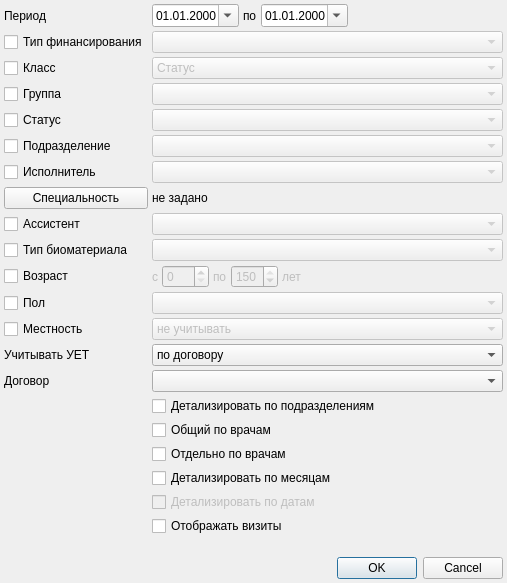
<?xml version="1.0" encoding="UTF-8"?>
<ui version="4.0">
 <class>SetupReportMonthActionsDialog</class>
 <widget class="QDialog" name="SetupReportMonthActionsDialog">
  <property name="geometry">
   <rect>
    <x>0</x>
    <y>0</y>
    <width>507</width>
    <height>583</height>
   </rect>
  </property>
  <property name="windowTitle">
   <string>Dialog</string>
  </property>
  <layout class="QGridLayout" name="gridLayout">
   <property name="margin">
    <number>4</number>
   </property>
   <property name="spacing">
    <number>4</number>
   </property>
   <item row="11" column="1" colspan="4">
    <widget class="QFrame" name="frmAge">
     <property name="enabled">
      <bool>false</bool>
     </property>
     <property name="frameShape">
      <enum>QFrame::NoFrame</enum>
     </property>
     <property name="frameShadow">
      <enum>QFrame::Raised</enum>
     </property>
     <layout class="QHBoxLayout">
      <property name="spacing">
       <number>4</number>
      </property>
      <property name="margin">
       <number>0</number>
      </property>
      <item>
       <widget class="QLabel" name="lblAge">
        <property name="sizePolicy">
         <sizepolicy hsizetype="Maximum" vsizetype="Preferred">
          <horstretch>0</horstretch>
          <verstretch>0</verstretch>
         </sizepolicy>
        </property>
        <property name="text">
         <string>с</string>
        </property>
        <property name="buddy">
         <cstring>edtAgeFrom</cstring>
        </property>
       </widget>
      </item>
      <item>
       <widget class="QSpinBox" name="edtAgeFrom">
        <property name="sizePolicy">
         <sizepolicy hsizetype="Maximum" vsizetype="Fixed">
          <horstretch>0</horstretch>
          <verstretch>0</verstretch>
         </sizepolicy>
        </property>
        <property name="maximum">
         <number>150</number>
        </property>
       </widget>
      </item>
      <item>
       <widget class="QLabel" name="lblAgeTo">
        <property name="sizePolicy">
         <sizepolicy hsizetype="Maximum" vsizetype="Preferred">
          <horstretch>0</horstretch>
          <verstretch>0</verstretch>
         </sizepolicy>
        </property>
        <property name="text">
         <string>по</string>
        </property>
        <property name="buddy">
         <cstring>edtAgeTo</cstring>
        </property>
       </widget>
      </item>
      <item>
       <widget class="QSpinBox" name="edtAgeTo">
        <property name="sizePolicy">
         <sizepolicy hsizetype="Maximum" vsizetype="Fixed">
          <horstretch>0</horstretch>
          <verstretch>0</verstretch>
         </sizepolicy>
        </property>
        <property name="maximum">
         <number>150</number>
        </property>
        <property name="value">
         <number>150</number>
        </property>
       </widget>
      </item>
      <item>
       <widget class="QLabel" name="lblAgeYears">
        <property name="sizePolicy">
         <sizepolicy hsizetype="Maximum" vsizetype="Preferred">
          <horstretch>0</horstretch>
          <verstretch>0</verstretch>
         </sizepolicy>
        </property>
        <property name="text">
         <string>лет</string>
        </property>
        <property name="buddy">
         <cstring>edtAgeTo</cstring>
        </property>
       </widget>
      </item>
      <item>
       <spacer name="horizontalSpacer">
        <property name="orientation">
         <enum>Qt::Horizontal</enum>
        </property>
        <property name="sizeHint" stdset="0">
         <size>
          <width>40</width>
          <height>20</height>
         </size>
        </property>
       </spacer>
      </item>
     </layout>
    </widget>
   </item>
   <item row="23" column="0" colspan="5">
    <widget class="QDialogButtonBox" name="buttonBox">
     <property name="orientation">
      <enum>Qt::Horizontal</enum>
     </property>
     <property name="standardButtons">
      <set>QDialogButtonBox::Cancel|QDialogButtonBox::Ok</set>
     </property>
    </widget>
   </item>
   <item row="16" column="1" colspan="4">
    <widget class="QCheckBox" name="chkPersonOSDetail">
     <property name="text">
      <string>Детализировать по подразделениям</string>
     </property>
    </widget>
   </item>
   <item row="12" column="1" colspan="4">
    <widget class="QComboBox" name="cmbSex">
     <property name="enabled">
      <bool>false</bool>
     </property>
     <property name="sizePolicy">
      <sizepolicy hsizetype="Preferred" vsizetype="Fixed">
       <horstretch>0</horstretch>
       <verstretch>0</verstretch>
      </sizepolicy>
     </property>
     <item>
      <property name="text">
       <string/>
      </property>
     </item>
     <item>
      <property name="text">
       <string>Мужской</string>
      </property>
     </item>
     <item>
      <property name="text">
       <string>Женский</string>
      </property>
     </item>
    </widget>
   </item>
   <item row="13" column="0">
    <widget class="QCheckBox" name="chkLocality">
     <property name="text">
      <string>Местность</string>
     </property>
    </widget>
   </item>
   <item row="12" column="0">
    <widget class="QCheckBox" name="chkSex">
     <property name="text">
      <string>Пол</string>
     </property>
    </widget>
   </item>
   <item row="11" column="0">
    <widget class="QCheckBox" name="chkAge">
     <property name="text">
      <string>Возраст </string>
     </property>
    </widget>
   </item>
   <item row="13" column="1" colspan="4">
    <widget class="QComboBox" name="cmbLocality">
     <property name="enabled">
      <bool>false</bool>
     </property>
     <item>
      <property name="text">
       <string>не учитывать</string>
      </property>
     </item>
     <item>
      <property name="text">
       <string>городские</string>
      </property>
     </item>
     <item>
      <property name="text">
       <string>сельские</string>
      </property>
     </item>
    </widget>
   </item>
   <item row="21" column="1" colspan="4">
    <widget class="QCheckBox" name="chkShowVisits">
     <property name="text">
      <string>Отображать визиты</string>
     </property>
    </widget>
   </item>
   <item row="14" column="1" colspan="4">
    <widget class="QComboBox" name="cmbUET">
     <property name="enabled">
      <bool>true</bool>
     </property>
     <item>
      <property name="text">
       <string>по договору</string>
      </property>
     </item>
     <item>
      <property name="text">
       <string>по нормативу</string>
      </property>
     </item>
    </widget>
   </item>
   <item row="14" column="0">
    <widget class="QLabel" name="lblUET">
     <property name="sizePolicy">
      <sizepolicy hsizetype="Maximum" vsizetype="Preferred">
       <horstretch>0</horstretch>
       <verstretch>0</verstretch>
      </sizepolicy>
     </property>
     <property name="text">
      <string>Учитывать УЕТ</string>
     </property>
    </widget>
   </item>
   <item row="22" column="0" colspan="5">
    <spacer name="verticalSpacer">
     <property name="orientation">
      <enum>Qt::Vertical</enum>
     </property>
     <property name="sizeHint" stdset="0">
      <size>
       <width>20</width>
       <height>40</height>
      </size>
     </property>
    </spacer>
   </item>
   <item row="17" column="1" colspan="4">
    <widget class="QCheckBox" name="chkPersonOverall">
     <property name="text">
      <string>Общий по врачам</string>
     </property>
    </widget>
   </item>
   <item row="18" column="1" colspan="4">
    <widget class="QCheckBox" name="chkPersonDetail">
     <property name="text">
      <string>Отдельно по врачам</string>
     </property>
    </widget>
   </item>
   <item row="19" column="1" colspan="4">
    <widget class="QCheckBox" name="chkPersonMonthDetail">
     <property name="text">
      <string>Детализировать по месяцам</string>
     </property>
    </widget>
   </item>
   <item row="20" column="1" colspan="4">
    <widget class="QCheckBox" name="chkPersonDateDetail">
     <property name="enabled">
      <bool>false</bool>
     </property>
     <property name="text">
      <string>Детализировать по датам</string>
     </property>
    </widget>
   </item>
   <item row="8" column="1" colspan="4">
    <widget class="CPersonComboBoxEx" name="cmbAssistant">
     <property name="enabled">
      <bool>false</bool>
     </property>
    </widget>
   </item>
   <item row="8" column="0">
    <widget class="QCheckBox" name="chkAssistant">
     <property name="sizePolicy">
      <sizepolicy hsizetype="Maximum" vsizetype="Fixed">
       <horstretch>0</horstretch>
       <verstretch>0</verstretch>
      </sizepolicy>
     </property>
     <property name="text">
      <string>Ассистент</string>
     </property>
    </widget>
   </item>
   <item row="2" column="1" colspan="4">
    <widget class="QComboBox" name="cmbClass">
     <property name="enabled">
      <bool>false</bool>
     </property>
     <item>
      <property name="text">
       <string>Статус</string>
      </property>
     </item>
     <item>
      <property name="text">
       <string>Диагностика</string>
      </property>
     </item>
     <item>
      <property name="text">
       <string>Лечение</string>
      </property>
     </item>
     <item>
      <property name="text">
       <string>Прочие мероприятия</string>
      </property>
     </item>
     <item>
      <property name="text">
       <string>Назначено</string>
      </property>
     </item>
    </widget>
   </item>
   <item row="4" column="0">
    <widget class="QCheckBox" name="chkStatus">
     <property name="sizePolicy">
      <sizepolicy hsizetype="Maximum" vsizetype="Fixed">
       <horstretch>0</horstretch>
       <verstretch>0</verstretch>
      </sizepolicy>
     </property>
     <property name="text">
      <string>Статус</string>
     </property>
    </widget>
   </item>
   <item row="2" column="0">
    <widget class="QCheckBox" name="chkClass">
     <property name="sizePolicy">
      <sizepolicy hsizetype="Maximum" vsizetype="Fixed">
       <horstretch>0</horstretch>
       <verstretch>0</verstretch>
      </sizepolicy>
     </property>
     <property name="text">
      <string>Класс</string>
     </property>
    </widget>
   </item>
   <item row="3" column="1" colspan="4">
    <widget class="CActionTypeComboBox" name="cmbActionTypeGroup">
     <property name="enabled">
      <bool>false</bool>
     </property>
    </widget>
   </item>
   <item row="3" column="0">
    <widget class="QCheckBox" name="chkActionTypeGroup">
     <property name="sizePolicy">
      <sizepolicy hsizetype="Maximum" vsizetype="Fixed">
       <horstretch>0</horstretch>
       <verstretch>0</verstretch>
      </sizepolicy>
     </property>
     <property name="text">
      <string>Группа</string>
     </property>
    </widget>
   </item>
   <item row="4" column="1" colspan="4">
    <widget class="CActionStatusComboBox" name="cmbStatus">
     <property name="enabled">
      <bool>false</bool>
     </property>
    </widget>
   </item>
   <item row="1" column="0">
    <widget class="QCheckBox" name="chkFinance">
     <property name="sizePolicy">
      <sizepolicy hsizetype="Maximum" vsizetype="Fixed">
       <horstretch>0</horstretch>
       <verstretch>0</verstretch>
      </sizepolicy>
     </property>
     <property name="text">
      <string>Тип финансирования</string>
     </property>
    </widget>
   </item>
   <item row="0" column="1">
    <widget class="CDateEdit" name="edtBegDate">
     <property name="displayFormat">
      <string>dd.MM.yyyy</string>
     </property>
     <property name="calendarPopup">
      <bool>true</bool>
     </property>
    </widget>
   </item>
   <item row="0" column="2">
    <widget class="QLabel" name="label">
     <property name="text">
      <string>по</string>
     </property>
    </widget>
   </item>
   <item row="0" column="4">
    <spacer name="horizontalSpacer_2">
     <property name="orientation">
      <enum>Qt::Horizontal</enum>
     </property>
     <property name="sizeHint" stdset="0">
      <size>
       <width>40</width>
       <height>20</height>
      </size>
     </property>
    </spacer>
   </item>
   <item row="1" column="1" colspan="4">
    <widget class="CRBComboBox" name="cmbFinance">
     <property name="enabled">
      <bool>false</bool>
     </property>
    </widget>
   </item>
   <item row="0" column="0">
    <widget class="QLabel" name="lblDate">
     <property name="sizePolicy">
      <sizepolicy hsizetype="Maximum" vsizetype="Preferred">
       <horstretch>0</horstretch>
       <verstretch>0</verstretch>
      </sizepolicy>
     </property>
     <property name="text">
      <string>Период</string>
     </property>
    </widget>
   </item>
   <item row="0" column="3">
    <widget class="CDateEdit" name="edtEndDate">
     <property name="displayFormat">
      <string>dd.MM.yyyy</string>
     </property>
     <property name="calendarPopup">
      <bool>true</bool>
     </property>
    </widget>
   </item>
   <item row="9" column="0">
    <widget class="QCheckBox" name="chkTissueType">
     <property name="text">
      <string>Тип биоматериала</string>
     </property>
    </widget>
   </item>
   <item row="7" column="0">
    <widget class="QPushButton" name="btnSpecialityList">
     <property name="text">
      <string>Специальность</string>
     </property>
    </widget>
   </item>
   <item row="6" column="0">
    <widget class="QCheckBox" name="chkPerson">
     <property name="sizePolicy">
      <sizepolicy hsizetype="Maximum" vsizetype="Fixed">
       <horstretch>0</horstretch>
       <verstretch>0</verstretch>
      </sizepolicy>
     </property>
     <property name="text">
      <string>Исполнитель</string>
     </property>
    </widget>
   </item>
   <item row="7" column="1" colspan="4">
    <widget class="QLabel" name="lblSpecialityList">
     <property name="text">
      <string>не задано</string>
     </property>
     <property name="wordWrap">
      <bool>true</bool>
     </property>
    </widget>
   </item>
   <item row="5" column="1" colspan="4">
    <widget class="COrgStructureComboBox" name="cmbOrgStructure">
     <property name="enabled">
      <bool>false</bool>
     </property>
    </widget>
   </item>
   <item row="5" column="0">
    <widget class="QCheckBox" name="chkOrgStructure">
     <property name="sizePolicy">
      <sizepolicy hsizetype="Maximum" vsizetype="Fixed">
       <horstretch>0</horstretch>
       <verstretch>0</verstretch>
      </sizepolicy>
     </property>
     <property name="text">
      <string>Подразделение</string>
     </property>
    </widget>
   </item>
   <item row="6" column="1" colspan="4">
    <widget class="CPersonComboBoxEx" name="cmbPerson">
     <property name="enabled">
      <bool>false</bool>
     </property>
    </widget>
   </item>
   <item row="9" column="1" colspan="4">
    <widget class="CRBComboBox" name="cmbTissueType">
     <property name="enabled">
      <bool>false</bool>
     </property>
    </widget>
   </item>
   <item row="15" column="1" colspan="4">
    <widget class="CARMSContractTreeFindComboBox" name="cmbContract"/>
   </item>
   <item row="15" column="0">
    <widget class="QLabel" name="lblContract">
     <property name="text">
      <string>Договор</string>
     </property>
    </widget>
   </item>
  </layout>
 </widget>
 <customwidgets>
  <customwidget>
   <class>COrgStructureComboBox</class>
   <extends>QComboBox</extends>
   <header>Orgs/OrgStructComboBoxes.h</header>
  </customwidget>
  <customwidget>
   <class>CRBComboBox</class>
   <extends>QComboBox</extends>
   <header>library/crbcombobox.h</header>
  </customwidget>
  <customwidget>
   <class>CDateEdit</class>
   <extends>QDateEdit</extends>
   <header>library/DateEdit.h</header>
  </customwidget>
  <customwidget>
   <class>CPersonComboBoxEx</class>
   <extends>QComboBox</extends>
   <header>Orgs/PersonComboBoxEx.h</header>
  </customwidget>
  <customwidget>
   <class>CActionTypeComboBox</class>
   <extends>QComboBox</extends>
   <header>Events/ActionTypeComboBox.h</header>
  </customwidget>
  <customwidget>
   <class>CActionStatusComboBox</class>
   <extends>QComboBox</extends>
   <header location="global">Events/ActionStatus.h</header>
  </customwidget>
  <customwidget>
   <class>CARMSContractTreeFindComboBox</class>
   <extends>QComboBox</extends>
   <header>Orgs/ContractFindComboBox.h</header>
  </customwidget>
 </customwidgets>
 <tabstops>
  <tabstop>edtBegDate</tabstop>
  <tabstop>edtEndDate</tabstop>
  <tabstop>chkFinance</tabstop>
  <tabstop>cmbFinance</tabstop>
  <tabstop>chkClass</tabstop>
  <tabstop>cmbClass</tabstop>
  <tabstop>chkActionTypeGroup</tabstop>
  <tabstop>cmbActionTypeGroup</tabstop>
  <tabstop>chkStatus</tabstop>
  <tabstop>cmbStatus</tabstop>
  <tabstop>chkOrgStructure</tabstop>
  <tabstop>cmbOrgStructure</tabstop>
  <tabstop>chkPerson</tabstop>
  <tabstop>cmbPerson</tabstop>
  <tabstop>chkAssistant</tabstop>
  <tabstop>cmbAssistant</tabstop>
  <tabstop>chkTissueType</tabstop>
  <tabstop>cmbTissueType</tabstop>
  <tabstop>chkAge</tabstop>
  <tabstop>edtAgeFrom</tabstop>
  <tabstop>edtAgeTo</tabstop>
  <tabstop>chkSex</tabstop>
  <tabstop>cmbSex</tabstop>
  <tabstop>chkLocality</tabstop>
  <tabstop>cmbLocality</tabstop>
  <tabstop>chkPersonOSDetail</tabstop>
  <tabstop>chkPersonOverall</tabstop>
  <tabstop>chkPersonDetail</tabstop>
  <tabstop>chkPersonMonthDetail</tabstop>
  <tabstop>chkPersonDateDetail</tabstop>
  <tabstop>buttonBox</tabstop>
 </tabstops>
 <resources/>
 <connections>
  <connection>
   <sender>buttonBox</sender>
   <signal>accepted()</signal>
   <receiver>SetupReportMonthActionsDialog</receiver>
   <slot>accept()</slot>
   <hints>
    <hint type="sourcelabel">
     <x>373</x>
     <y>483</y>
    </hint>
    <hint type="destinationlabel">
     <x>157</x>
     <y>274</y>
    </hint>
   </hints>
  </connection>
  <connection>
   <sender>buttonBox</sender>
   <signal>rejected()</signal>
   <receiver>SetupReportMonthActionsDialog</receiver>
   <slot>reject()</slot>
   <hints>
    <hint type="sourcelabel">
     <x>373</x>
     <y>483</y>
    </hint>
    <hint type="destinationlabel">
     <x>286</x>
     <y>274</y>
    </hint>
   </hints>
  </connection>
  <connection>
   <sender>chkFinance</sender>
   <signal>toggled(bool)</signal>
   <receiver>cmbFinance</receiver>
   <slot>setEnabled(bool)</slot>
   <hints>
    <hint type="sourcelabel">
     <x>128</x>
     <y>49</y>
    </hint>
    <hint type="destinationlabel">
     <x>185</x>
     <y>48</y>
    </hint>
   </hints>
  </connection>
  <connection>
   <sender>chkClass</sender>
   <signal>toggled(bool)</signal>
   <receiver>cmbClass</receiver>
   <slot>setEnabled(bool)</slot>
   <hints>
    <hint type="sourcelabel">
     <x>57</x>
     <y>74</y>
    </hint>
    <hint type="destinationlabel">
     <x>478</x>
     <y>74</y>
    </hint>
   </hints>
  </connection>
  <connection>
   <sender>chkActionTypeGroup</sender>
   <signal>toggled(bool)</signal>
   <receiver>cmbActionTypeGroup</receiver>
   <slot>setEnabled(bool)</slot>
   <hints>
    <hint type="sourcelabel">
     <x>63</x>
     <y>99</y>
    </hint>
    <hint type="destinationlabel">
     <x>478</x>
     <y>99</y>
    </hint>
   </hints>
  </connection>
  <connection>
   <sender>chkStatus</sender>
   <signal>toggled(bool)</signal>
   <receiver>cmbStatus</receiver>
   <slot>setEnabled(bool)</slot>
   <hints>
    <hint type="sourcelabel">
     <x>64</x>
     <y>124</y>
    </hint>
    <hint type="destinationlabel">
     <x>478</x>
     <y>124</y>
    </hint>
   </hints>
  </connection>
  <connection>
   <sender>chkOrgStructure</sender>
   <signal>toggled(bool)</signal>
   <receiver>cmbOrgStructure</receiver>
   <slot>setEnabled(bool)</slot>
   <hints>
    <hint type="sourcelabel">
     <x>105</x>
     <y>152</y>
    </hint>
    <hint type="destinationlabel">
     <x>478</x>
     <y>149</y>
    </hint>
   </hints>
  </connection>
  <connection>
   <sender>chkPerson</sender>
   <signal>toggled(bool)</signal>
   <receiver>cmbPerson</receiver>
   <slot>setEnabled(bool)</slot>
   <hints>
    <hint type="sourcelabel">
     <x>65</x>
     <y>177</y>
    </hint>
    <hint type="destinationlabel">
     <x>478</x>
     <y>177</y>
    </hint>
   </hints>
  </connection>
  <connection>
   <sender>chkAssistant</sender>
   <signal>toggled(bool)</signal>
   <receiver>cmbAssistant</receiver>
   <slot>setEnabled(bool)</slot>
   <hints>
    <hint type="sourcelabel">
     <x>81</x>
     <y>202</y>
    </hint>
    <hint type="destinationlabel">
     <x>478</x>
     <y>203</y>
    </hint>
   </hints>
  </connection>
  <connection>
   <sender>chkTissueType</sender>
   <signal>toggled(bool)</signal>
   <receiver>cmbTissueType</receiver>
   <slot>setEnabled(bool)</slot>
   <hints>
    <hint type="sourcelabel">
     <x>65</x>
     <y>228</y>
    </hint>
    <hint type="destinationlabel">
     <x>478</x>
     <y>228</y>
    </hint>
   </hints>
  </connection>
  <connection>
   <sender>chkAge</sender>
   <signal>toggled(bool)</signal>
   <receiver>frmAge</receiver>
   <slot>setEnabled(bool)</slot>
   <hints>
    <hint type="sourcelabel">
     <x>78</x>
     <y>253</y>
    </hint>
    <hint type="destinationlabel">
     <x>478</x>
     <y>253</y>
    </hint>
   </hints>
  </connection>
  <connection>
   <sender>chkSex</sender>
   <signal>toggled(bool)</signal>
   <receiver>cmbSex</receiver>
   <slot>setEnabled(bool)</slot>
   <hints>
    <hint type="sourcelabel">
     <x>69</x>
     <y>278</y>
    </hint>
    <hint type="destinationlabel">
     <x>478</x>
     <y>279</y>
    </hint>
   </hints>
  </connection>
  <connection>
   <sender>chkPersonDetail</sender>
   <signal>toggled(bool)</signal>
   <receiver>chkPersonDateDetail</receiver>
   <slot>setEnabled(bool)</slot>
   <hints>
    <hint type="sourcelabel">
     <x>478</x>
     <y>404</y>
    </hint>
    <hint type="destinationlabel">
     <x>478</x>
     <y>445</y>
    </hint>
   </hints>
  </connection>
  <connection>
   <sender>chkLocality</sender>
   <signal>toggled(bool)</signal>
   <receiver>cmbLocality</receiver>
   <slot>setEnabled(bool)</slot>
   <hints>
    <hint type="sourcelabel">
     <x>132</x>
     <y>304</y>
    </hint>
    <hint type="destinationlabel">
     <x>330</x>
     <y>304</y>
    </hint>
   </hints>
  </connection>
 </connections>
</ui>
